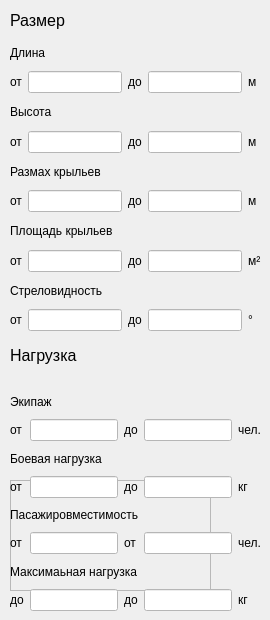
      <widget class="QWidget" name="page_2">
       <widget class="QFrame" name="frame">
        <property name="geometry">
         <rect>
          <x>10</x>
          <y>480</y>
          <width>201</width>
          <height>111</height>
         </rect>
        </property>
        <property name="frameShape">
         <enum>QFrame::StyledPanel</enum>
        </property>
        <property name="frameShadow">
         <enum>QFrame::Raised</enum>
        </property>
       </widget>
       <widget class="QWidget" name="gridLayoutWidget">
        <property name="geometry">
         <rect>
          <x>10</x>
          <y>40</y>
          <width>251</width>
          <height>291</height>
         </rect>
        </property>
        <layout class="QGridLayout" name="gridLayout_size">
         <item row="1" column="0">
          <widget class="QLabel" name="label_7">
           <property name="text">
            <string>от</string>
           </property>
          </widget>
         </item>
         <item row="3" column="0">
          <widget class="QLabel" name="label_9">
           <property name="text">
            <string>от</string>
           </property>
          </widget>
         </item>
         <item row="3" column="1">
          <widget class="QLineEdit" name="P_size_line_high_ot">
           <property name="styleSheet">
            <string notr="true">background-color: rgb(255, 255, 255);</string>
           </property>
          </widget>
         </item>
         <item row="3" column="3">
          <widget class="QLineEdit" name="P_size_line_high_do">
           <property name="styleSheet">
            <string notr="true">background-color: rgb(255, 255, 255);</string>
           </property>
          </widget>
         </item>
         <item row="1" column="1">
          <widget class="QLineEdit" name="P_size_line_long_ot">
           <property name="styleSheet">
            <string notr="true">background-color: rgb(255, 255, 255);</string>
           </property>
          </widget>
         </item>
         <item row="7" column="0">
          <widget class="QLabel" name="label_12">
           <property name="text">
            <string>от</string>
           </property>
          </widget>
         </item>
         <item row="3" column="2">
          <widget class="QLabel" name="label_10">
           <property name="text">
            <string>до</string>
           </property>
          </widget>
         </item>
         <item row="5" column="0">
          <widget class="QLabel" name="label_11">
           <property name="text">
            <string>от</string>
           </property>
          </widget>
         </item>
         <item row="3" column="4">
          <widget class="QLabel" name="P_size_lb_high_m">
           <property name="text">
            <string>м</string>
           </property>
          </widget>
         </item>
         <item row="1" column="4">
          <widget class="QLabel" name="P_size_lb_long_m">
           <property name="text">
            <string>м</string>
           </property>
          </widget>
         </item>
         <item row="1" column="3">
          <widget class="QLineEdit" name="P_size_line_long_do">
           <property name="styleSheet">
            <string notr="true">background-color: rgb(255, 255, 255);</string>
           </property>
          </widget>
         </item>
         <item row="1" column="2">
          <widget class="QLabel" name="label_8">
           <property name="text">
            <string>до</string>
           </property>
          </widget>
         </item>
         <item row="9" column="0">
          <widget class="QLabel" name="label_13">
           <property name="text">
            <string>от</string>
           </property>
          </widget>
         </item>
         <item row="5" column="2">
          <widget class="QLabel" name="label_14">
           <property name="text">
            <string>до</string>
           </property>
          </widget>
         </item>
         <item row="7" column="2">
          <widget class="QLabel" name="label_15">
           <property name="text">
            <string>до</string>
           </property>
          </widget>
         </item>
         <item row="9" column="2">
          <widget class="QLabel" name="label_16">
           <property name="text">
            <string>до</string>
           </property>
          </widget>
         </item>
         <item row="9" column="4">
          <widget class="QLabel" name="P_size_lb_strel_gr">
           <property name="text">
            <string>°</string>
           </property>
          </widget>
         </item>
         <item row="7" column="4">
          <widget class="QLabel" name="P_size_lb_plosh_m2">
           <property name="text">
            <string>м²</string>
           </property>
          </widget>
         </item>
         <item row="5" column="4">
          <widget class="QLabel" name="P_size_lb_razmax_m">
           <property name="text">
            <string>м</string>
           </property>
          </widget>
         </item>
         <item row="5" column="3">
          <widget class="QLineEdit" name="P_size_line_rasmax_do">
           <property name="styleSheet">
            <string notr="true">background-color: rgb(255, 255, 255);</string>
           </property>
          </widget>
         </item>
         <item row="5" column="1">
          <widget class="QLineEdit" name="P_size_line_razmax_ot">
           <property name="styleSheet">
            <string notr="true">background-color: rgb(255, 255, 255);</string>
           </property>
          </widget>
         </item>
         <item row="7" column="1">
          <widget class="QLineEdit" name="P_size_line_plosh_ot">
           <property name="styleSheet">
            <string notr="true">background-color: rgb(255, 255, 255);</string>
           </property>
          </widget>
         </item>
         <item row="9" column="1">
          <widget class="QLineEdit" name="P_size_line_strel_ot">
           <property name="styleSheet">
            <string notr="true">background-color: rgb(255, 255, 255);</string>
           </property>
          </widget>
         </item>
         <item row="7" column="3">
          <widget class="QLineEdit" name="P_size_line_plosh_do">
           <property name="styleSheet">
            <string notr="true">background-color: rgb(255, 255, 255);</string>
           </property>
          </widget>
         </item>
         <item row="9" column="3">
          <widget class="QLineEdit" name="P_size_line_strel_do">
           <property name="styleSheet">
            <string notr="true">background-color: rgb(255, 255, 255);</string>
           </property>
          </widget>
         </item>
         <item row="0" column="0" colspan="5">
          <widget class="QLabel" name="P_size_lb_long">
           <property name="text">
            <string>Длина</string>
           </property>
          </widget>
         </item>
         <item row="2" column="0" colspan="5">
          <widget class="QLabel" name="P_sie_lb_high">
           <property name="text">
            <string>Высота</string>
           </property>
          </widget>
         </item>
         <item row="4" column="0" colspan="5">
          <widget class="QLabel" name="P_size_lb_razmax">
           <property name="text">
            <string>Размах крыльев</string>
           </property>
          </widget>
         </item>
         <item row="6" column="0" colspan="5">
          <widget class="QLabel" name="P_size_lb_plosh">
           <property name="text">
            <string>Площадь крыльев</string>
           </property>
          </widget>
         </item>
         <item row="8" column="0" colspan="5">
          <widget class="QLabel" name="P_size_lb_strel">
           <property name="text">
            <string>Стреловидность</string>
           </property>
          </widget>
         </item>
        </layout>
       </widget>
       <widget class="QLabel" name="P_size">
        <property name="geometry">
         <rect>
          <x>10</x>
          <y>10</y>
          <width>181</width>
          <height>21</height>
         </rect>
        </property>
        <property name="font">
         <font>
          <pointsize>12</pointsize>
         </font>
        </property>
        <property name="text">
         <string>Размер</string>
        </property>
       </widget>
       <widget class="QLabel" name="label_43">
        <property name="geometry">
         <rect>
          <x>10</x>
          <y>340</y>
          <width>181</width>
          <height>31</height>
         </rect>
        </property>
        <property name="font">
         <font>
          <pointsize>12</pointsize>
         </font>
        </property>
        <property name="text">
         <string>Нагрузка</string>
        </property>
       </widget>
       <widget class="QWidget" name="gridLayoutWidget_5">
        <property name="geometry">
         <rect>
          <x>10</x>
          <y>390</y>
          <width>251</width>
          <height>221</height>
         </rect>
        </property>
        <layout class="QGridLayout" name="gridLayout_load">
         <item row="7" column="1">
          <widget class="QLineEdit" name="P_load_line_maxlo_ot">
           <property name="styleSheet">
            <string notr="true">background-color: rgb(255, 255, 255);</string>
           </property>
          </widget>
         </item>
         <item row="7" column="4">
          <widget class="QLabel" name="P_load_lb_maxlo_kg">
           <property name="text">
            <string>кг</string>
           </property>
          </widget>
         </item>
         <item row="5" column="1">
          <widget class="QLineEdit" name="P_load_line_pascap_ot">
           <property name="styleSheet">
            <string notr="true">background-color: rgb(255, 255, 255);</string>
           </property>
          </widget>
         </item>
         <item row="5" column="4">
          <widget class="QLabel" name="P_load_lb_pascap_ch">
           <property name="text">
            <string>чел.</string>
           </property>
          </widget>
         </item>
         <item row="1" column="1">
          <widget class="QLineEdit" name="P_load_line_crew_ot">
           <property name="styleSheet">
            <string notr="true">background-color: rgb(255, 255, 255);
</string>
           </property>
          </widget>
         </item>
         <item row="3" column="4">
          <widget class="QLabel" name="P_load_lb_comlo_kg">
           <property name="text">
            <string>кг</string>
           </property>
          </widget>
         </item>
         <item row="1" column="4">
          <widget class="QLabel" name="P_load_lb_crew_ch">
           <property name="text">
            <string>чел.</string>
           </property>
          </widget>
         </item>
         <item row="3" column="1">
          <widget class="QLineEdit" name="P_load_line_comlo_ot">
           <property name="styleSheet">
            <string notr="true">background-color: rgb(255, 255, 255);</string>
           </property>
          </widget>
         </item>
         <item row="1" column="0">
          <widget class="QLabel" name="label_17">
           <property name="text">
            <string>от</string>
           </property>
          </widget>
         </item>
         <item row="1" column="2">
          <widget class="QLabel" name="label_18">
           <property name="text">
            <string>до</string>
           </property>
          </widget>
         </item>
         <item row="1" column="3">
          <widget class="QLineEdit" name="P_load_line_crew_do">
           <property name="styleSheet">
            <string notr="true">background-color: rgb(255, 255, 255);</string>
           </property>
          </widget>
         </item>
         <item row="3" column="0">
          <widget class="QLabel" name="label_19">
           <property name="text">
            <string>от</string>
           </property>
          </widget>
         </item>
         <item row="3" column="2">
          <widget class="QLabel" name="label_20">
           <property name="text">
            <string>до</string>
           </property>
          </widget>
         </item>
         <item row="5" column="0">
          <widget class="QLabel" name="label_21">
           <property name="text">
            <string>от</string>
           </property>
          </widget>
         </item>
         <item row="5" column="2">
          <widget class="QLabel" name="label_22">
           <property name="text">
            <string>от</string>
           </property>
          </widget>
         </item>
         <item row="7" column="0">
          <widget class="QLabel" name="label_23">
           <property name="text">
            <string>до</string>
           </property>
          </widget>
         </item>
         <item row="7" column="2">
          <widget class="QLabel" name="label_24">
           <property name="text">
            <string>до</string>
           </property>
          </widget>
         </item>
         <item row="3" column="3">
          <widget class="QLineEdit" name="P_load_line_comlo_do">
           <property name="styleSheet">
            <string notr="true">background-color: rgb(255, 255, 255);</string>
           </property>
          </widget>
         </item>
         <item row="5" column="3">
          <widget class="QLineEdit" name="P_load_line_pascap_do">
           <property name="styleSheet">
            <string notr="true">background-color: rgb(255, 255, 255);</string>
           </property>
          </widget>
         </item>
         <item row="7" column="3">
          <widget class="QLineEdit" name="lineEdit_12">
           <property name="styleSheet">
            <string notr="true">background-color: rgb(255, 255, 255);</string>
           </property>
          </widget>
         </item>
         <item row="6" column="0" colspan="5">
          <widget class="QLabel" name="P_load_lb_maxlo">
           <property name="text">
            <string>Максимаьная нагрузка</string>
           </property>
          </widget>
         </item>
         <item row="4" column="0" colspan="5">
          <widget class="QLabel" name="P_load_lb_pascap">
           <property name="text">
            <string>Пасажировместимость</string>
           </property>
          </widget>
         </item>
         <item row="2" column="0" colspan="5">
          <widget class="QLabel" name="P_load_lb_comlo">
           <property name="text">
            <string>Боевая нагрузка</string>
           </property>
          </widget>
         </item>
         <item row="0" column="0" colspan="5">
          <widget class="QLabel" name="P_load_lb_crew">
           <property name="text">
            <string>Экипаж</string>
           </property>
          </widget>
         </item>
        </layout>
       </widget>
      </widget>
